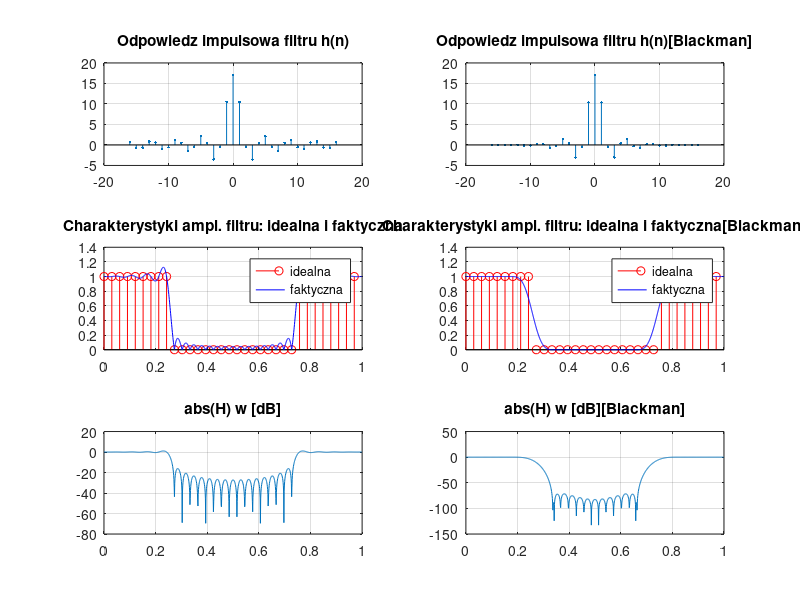

This chart was generated by the following MATLAB code:
%projektowanie filtru cyfrowego FIR
% metoda probkowania w dziedzinie czestotliowsci
% okno = 0 - bez okna(okno prostokatnme); okno = 1 -okno Blackmana
clf; clear all; subplot(1,1,1)
N = 33;    %dlugosc odp. impulsowej = rzad filtru(liczba nieparzysta)
%odpowiedz impulsowa symetryczna - TypI
okno =0; % bez okna(okno prosokatne)
%okno = 1 % z oknem (Blackmana)
M = (N-1)/2;
M2 = M/2; % 0.25 rzedu filtru 
z2 = zeros(1,M2);j2 = ones(1,M2);
Ar = [1 j2 z2 z2 j2]; % czesc rzeczywista idelanej charaktersytki
Ai = zeros(1,N);   % czesc urojona
A = Ar + j*Ai;    % zespolona funkcja transmitancji
% obliczenie IDFT{A} === >> h(n)

n = 0:(N-1);

f = n/N;   % czestotliwosc unormowana
h = zeros(1,N);

for k = 0:(N-1)
    h = h+A(k+1)*exp(j*2*pi*k/N*(n-M) ) ;
    %  n-M przesuniecie kolowe o M probek w prawo
end

subplot(3,2,1)
stem( (n-M), h, '.' ); grid on;
title('Odpowiedz impulsowa filtru h(n)' )
% ===== liczenie dft z h(n)
NF = 1000;   % liczba probke tranmitancji filtru
k = 0:NF-1;  % indeksy dla kolejnych czestotliowsci
fn = k/NF;   % czestotliowsc unormowana
for k =0:NF-1
    H(k+1)=exp(-j*2*pi*k/NF*(n-N))*h';
end

H=H/N;
Hx =real(H);

subplot(3,2,3)
stem(f,Ar,'r');grid on;
hold on;
plot(fn,abs(H),'b');
%plot(f,Ar,'r',fn,abs(H),'b');grid on;
title('Charakterystyki ampl. filtru: idealna i faktyczna')
legend('idealna','faktyczna')


subplot(3,2,5)
plot(fn,20*log10( abs(H) )); grid on;
title('abs(H) w [dB]');


% zastosowanie f.okna do odp.impulsowej
h= h.*blackman(N)';
subplot(3,2,2)
stem( (n-M), h, '.' ); grid on;
title('Odpowiedz impulsowa filtru h(n)[Blackman]' )

for k =0:NF-1
    H(k+1)=exp(- j*2*pi*k/NF*(n-N) )*h';
end

H=H/N;
Hx =real(H);

subplot(3,2,4)
stem(f,Ar,'r');grid on;
hold on;
plot(fn,abs(H),'b');
title('Charakterystyki ampl. filtru: idealna i faktyczna[Blackman]')
legend('idealna','faktyczna')


subplot(3,2,6)
plot(fn,20*log10( abs(H) )); grid on;
title('abs(H) w [dB][Blackman]');

% zadanie domowe
% wymnozyc h(n) przez okno Blackmana
% i powtorzyc obliczenia funkcji tranmitancji
% dla zokienkowanej odpowiedzi impulsowej